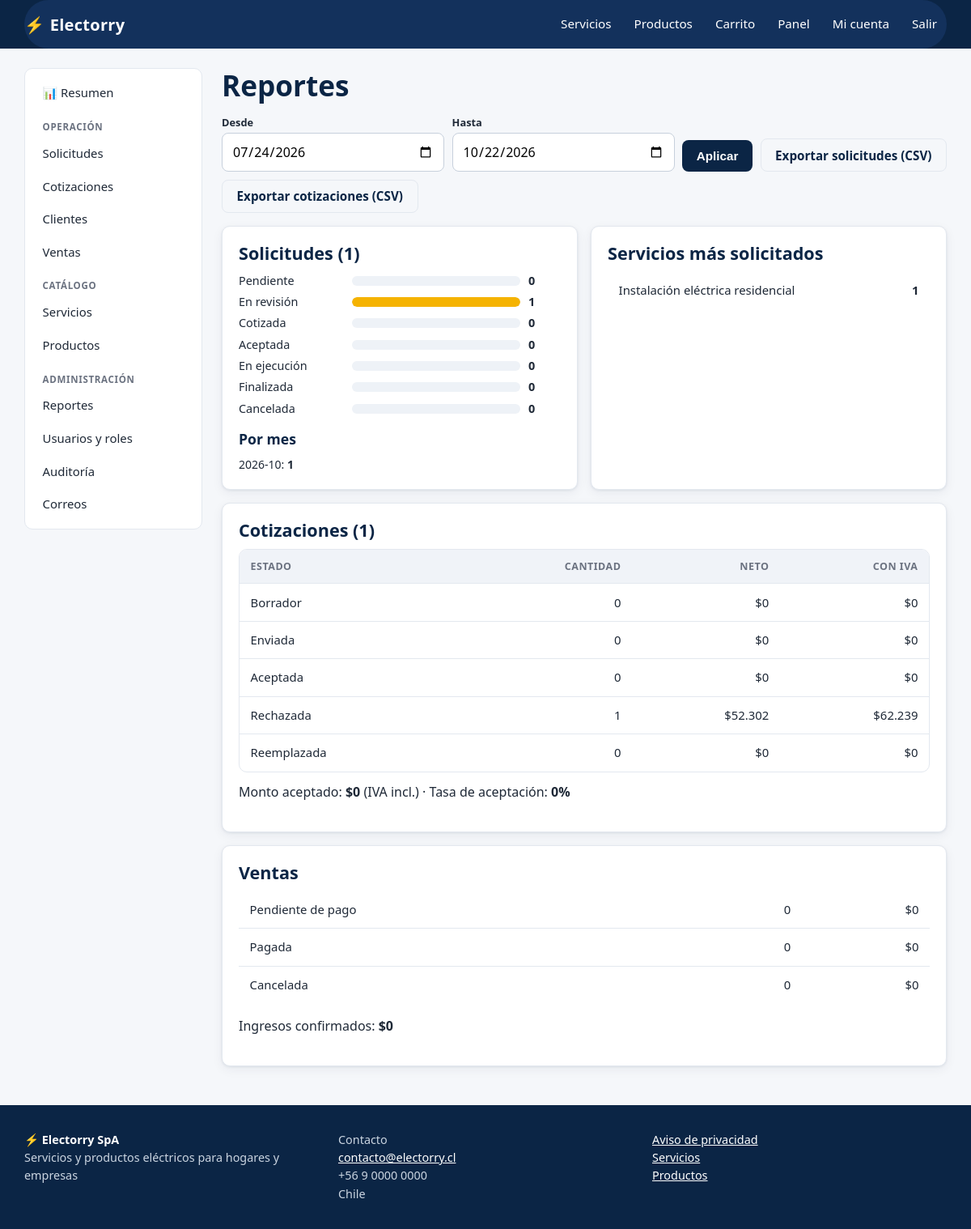
The page /panel/reportes/ (signed in) on the database its author committed.
### apps/usuarios/models.py (models this page shows, shortened)
class Usuario(AbstractUser):
    username = None
    email = models.EmailField("correo electrónico", unique=True)
    telefono = models.CharField("teléfono", max_length=20, blank=True)
    rol = models.CharField(max_length=10, choices=Rol.choices, default=Rol.CLIENTE, db_index=True)
    acepta_privacidad = models.BooleanField("acepta aviso de privacidad", default=False)
    fecha_privacidad = models.DateTimeField(null=True, blank=True)
    anonimizado = models.BooleanField(default=False)
    USERNAME_FIELD = "email"
    REQUIRED_FIELDS = []
    objects = UsuarioManager()
    class Meta:
        ordering = ["last_name", "first_name"]
        verbose_name = "usuario"
        verbose_name_plural = "usuarios"
    @property
    def es_admin(self):
        return self.rol == Rol.ADMIN
    @property
    def es_personal(self):
        return self.rol in (Rol.ADMIN, Rol.INTERNO)

### apps/catalogo/models.py (models this page shows, shortened)
class Servicio(models.Model):
    categoria = models.ForeignKey(CategoriaServicio, on_delete=models.PROTECT, related_name="servicios")
    nombre = models.CharField(max_length=150)
    slug = models.SlugField(max_length=170, unique=True, blank=True)
    resumen = models.CharField(max_length=250)
    descripcion = models.TextField()
    disponible = models.BooleanField("disponible", default=True)
    creado = models.DateTimeField(auto_now_add=True)
    actualizado = models.DateTimeField(auto_now=True)
    class Meta:
        ordering = ["categoria__orden", "nombre"]
        verbose_name = "servicio"
        verbose_name_plural = "servicios"
        indexes = [models.Index(fields=["disponible", "categoria"]), models.Index(fields=["nombre"])]

### apps/cotizaciones/models.py (models this page shows, shortened)
class Cotizacion(models.Model):
    solicitud = models.ForeignKey("solicitudes.SolicitudCotizacion", on_delete=models.PROTECT, related_name="cotizaciones")
    estado = models.CharField(max_length=12, choices=EstadoCotizacion.choices, default=EstadoCotizacion.BORRADOR, db_index=True)
    validez_hasta = models.DateField("válida hasta", null=True, blank=True)
    observaciones = models.TextField(blank=True)
    creada_por = models.ForeignKey(settings.AUTH_USER_MODEL, null=True, on_delete=models.SET_NULL, related_name="+")
    creada = models.DateTimeField(auto_now_add=True)
    actualizada = models.DateTimeField(auto_now=True)
    enviada_en = models.DateTimeField(null=True, blank=True)
    respondida_en = models.DateTimeField(null=True, blank=True)
    class Meta:
        ordering = ["-creada", "-id"]
        verbose_name = "cotización"
        verbose_name_plural = "cotizaciones"

### apps/reportes/views.py (the view, shortened to what this page needs)
# urls.py: path("reportes/", reportes.reporte, name="reportes"),
@rol_requerido(*SOLO_ADMIN)
def reporte(request):
    desde, hasta, inicio, fin = services.rango_fechas(_fecha(request.GET.get("desde")), _fecha(request.GET.get("hasta")))
    if desde > hasta:
        desde, hasta, inicio, fin = services.rango_fechas(hasta, desde)
    exportar = request.GET.get("exportar")
    solicitudes = services.resumen_solicitudes(inicio, fin)
    maximo = max([n for _, n in solicitudes["por_estado"]] or [1]) or 1
    return render(
        request,
        "reportes/reporte.html",
        {
            "desde": desde, "hasta": hasta, "solicitudes": solicitudes, "maximo": maximo,
            "cotizaciones": services.resumen_cotizaciones(inicio, fin),
            "ventas": services.resumen_ventas(inicio, fin),
        },
    )

### apps/core/context_processors.py (called while the page is built)
def sitio(request):
    carrito_items = 0
    carrito = request.session.get("carrito") if hasattr(request, "session") else None
    if carrito:
        carrito_items = sum(int(c) for c in carrito.values())
    return {
        "EMPRESA": settings.EMPRESA,
        "IVA": settings.IVA_PORCENTAJE,
        "carrito_items": carrito_items,
    }

### apps/core/permisos.py (called while the page is built)
def rol_requerido(*roles):
    def decorador(vista):
        @wraps(vista)
        def envoltura(request, *args, **kwargs):
            if not request.user.is_authenticated:
                return redirect_to_login(request.get_full_path())
            if request.user.rol not in roles:
                registrar_acceso_denegado(request)
                raise PermissionDenied
            return vista(request, *args, **kwargs)
        return envoltura
    return decorador

### apps/core/templatetags/electorry.py (called while the page is built)
@register.filter
def clp(valor):
    return formatear_clp(valor)

### apps/core/utils.py (called while the page is built)
def formatear_clp(valor):
    try:
        return "$" + f"{int(valor):,}".replace(",", ".")
    except (TypeError, ValueError):
        return "$0"

### apps/reportes/services.py (called while the page is built)
def rango_fechas(desde=None, hasta=None):
    hoy = timezone.localdate()
    hasta = hasta or hoy
    desde = desde or (hoy - timedelta(days=90))
    tz = timezone.get_current_timezone()
    inicio = timezone.make_aware(datetime.combine(desde, time.min), tz)
    fin = timezone.make_aware(datetime.combine(hasta + timedelta(days=1), time.min), tz)
    return desde, hasta, inicio, fin

def _con_iva(neto):
    v = Decimal(neto) * (Decimal(100 + settings.IVA_PORCENTAJE) / Decimal(100))
    return int(v.quantize(Decimal("1"), rounding=ROUND_HALF_UP))

def resumen_solicitudes(inicio, fin):
    qs = SolicitudCotizacion.objects.filter(creada__gte=inicio, creada__lt=fin)
    por_estado = {e: 0 for e, _ in Estado.choices}
    for fila in qs.values("estado").annotate(n=Count("id")):
        por_estado[fila["estado"]] = fila["n"]
    por_servicio = list(qs.values("servicio__nombre").annotate(n=Count("id")).order_by("-n", "servicio__nombre")[:10])
    por_mes = list(qs.annotate(mes=TruncMonth("creada")).values("mes").annotate(n=Count("id")).order_by("mes"))
    return {
        "total": sum(por_estado.values()),
        "por_estado": [(Estado(e).label, n) for e, n in por_estado.items()],
        "por_servicio": [(f["servicio__nombre"], f["n"]) for f in por_servicio],
        "por_mes": [(f["mes"].strftime("%Y-%m"), f["n"]) for f in por_mes],
    }

### apps/reportes/views.py (called while the page is built)
def _fecha(valor):
    try:
        return date.fromisoformat(valor)
    except (TypeError, ValueError):
        return None

### templates/reportes/reporte.html
{% extends "panel/base.html" %}{% load electorry %}
{% block panel %}
<h1>Reportes</h1>
<form class="filters no-print" method="get"><div><label for="desde">Desde</label><input id="desde" type="date" name="desde" value="{{ desde|date:'Y-m-d' }}"></div>
<div><label for="hasta">Hasta</label><input id="hasta" type="date" name="hasta" value="{{ hasta|date:'Y-m-d' }}"></div>
<div style="flex:0 0 auto"><button class="btn secondary" type="submit">Aplicar</button></div>
<div style="flex:0 0 auto"><a class="btn ghost" href="?desde={{ desde|date:'Y-m-d' }}&hasta={{ hasta|date:'Y-m-d' }}&exportar=solicitudes">Exportar solicitudes (CSV)</a></div>
<div style="flex:0 0 auto"><a class="btn ghost" href="?desde={{ desde|date:'Y-m-d' }}&hasta={{ hasta|date:'Y-m-d' }}&exportar=cotizaciones">Exportar cotizaciones (CSV)</a></div></form>
<div class="grid cols-2">
  <div class="card"><h2>Solicitudes ({{ solicitudes.total }})</h2>
    {% for etiqueta, n in solicitudes.por_estado %}<div class="bar-row"><span>{{ etiqueta }}</span><div class="bar"><span style="width:{% widthratio n maximo 100 %}%"></span></div><strong>{{ n }}</strong></div>{% endfor %}
    <h3 style="margin-top:1rem">Por mes</h3>{% for mes, n in solicitudes.por_mes %}<div class="small">{{ mes }}: <strong>{{ n }}</strong></div>{% empty %}<p class="muted small">Sin datos.</p>{% endfor %}</div>
  <div class="card"><h2>Servicios más solicitados</h2>
    <table><tbody>{% for nombre, n in solicitudes.por_servicio %}<tr><td>{{ nombre }}</td><td class="num"><strong>{{ n }}</strong></td></tr>{% empty %}<tr><td class="muted">Sin datos.</td></tr>{% endfor %}</tbody></table></div>
</div>
<div class="card"><h2>Cotizaciones ({{ cotizaciones.total }})</h2>
  <div class="table-wrap"><table><thead><tr><th>Estado</th><th class="num">Cantidad</th><th class="num">Neto</th><th class="num">Con IVA</th></tr></thead><tbody>
  {% for etiqueta, n, neto, total in cotizaciones.por_estado %}<tr><td>{{ etiqueta }}</td><td class="num">{{ n }}</td><td class="num">{{ neto|clp }}</td><td class="num">{{ total|clp }}</td></tr>{% endfor %}</tbody></table></div>
  <p style="margin-top:.8rem">Monto aceptado: <strong>{{ cotizaciones.monto_aceptado_total|clp }}</strong> (IVA incl.) · Tasa de aceptación: <strong>{% if cotizaciones.tasa_aceptacion is None %}—{% else %}{{ cotizaciones.tasa_aceptacion }}%{% endif %}</strong></p></div>
<div class="card"><h2>Ventas</h2>
  <table><tbody>{% for etiqueta, n, monto in ventas.por_estado %}<tr><td>{{ etiqueta }}</td><td class="num">{{ n }}</td><td class="num">{{ monto|clp }}</td></tr>{% endfor %}</tbody></table>
  <p>Ingresos confirmados: <strong>{{ ventas.ingresos|clp }}</strong></p></div>
{% endblock %}

### templates/base.html (shortened to what this page needs)
{% load static electorry %}<!doctype html>
<html lang="es">
<head>
  <link rel="stylesheet" href="{% static 'css/app.css' %}">
</head>
<body>
<header class="site-header">
  <div class="container bar" id="barra-navegacion">
    <a class="brand" href="{% url 'core:inicio' %}"><span class="bolt">⚡</span> Electorry</a>
    <nav class="nav" aria-label="Principal">
      <a href="{% url 'catalogo:lista' %}">Servicios</a>
      <a href="{% url 'tienda:lista' %}">Productos</a>
      <a href="{% url 'tienda:carrito' %}">Carrito{% if carrito_items %}<span class="badge-n">{{ carrito_items }}</span>{% endif %}</a>
      {% if user.is_authenticated %}
        {% if user.es_personal %}
          <a href="{% url 'panel:dashboard' %}">Panel</a>
        {% else %}
          <a href="{% url 'solicitudes:mis_solicitudes' %}">Mis solicitudes</a>
          <a href="{% url 'tienda:mis_compras' %}">Mis compras</a>
        {% endif %}
        <a href="{% url 'usuarios:perfil' %}">{{ user.first_name|default:"Mi cuenta" }}</a>
        <form method="post" action="{% url 'usuarios:logout' %}" style="display:inline">{% csrf_token %}<button class="linklike" type="submit" style="color:#fff;padding:.5rem .75rem">Salir</button></form>
      {% else %}
        <a href="{% url 'usuarios:login' %}">Ingresar</a>
        <a class="cta" href="{% url 'usuarios:registro' %}">Crear cuenta</a>
      {% endif %}
    </nav>
  </div>
</header>
<main id="contenido" class="container">
  {% block content %}{% endblock %}
</main>
<footer class="site-footer">
  <div class="container footer-grid">
    <div><strong style="color:#fff">⚡ {{ EMPRESA.nombre }}</strong><br>{{ EMPRESA.eslogan }}</div>
    <div>Contacto<br><a href="mailto:{{ EMPRESA.email }}">{{ EMPRESA.email }}</a><br>{{ EMPRESA.telefono }}<br>{{ EMPRESA.direccion }}</div>
    <div><a href="{% url 'core:privacidad' %}">Aviso de privacidad</a><br><a href="{% url 'catalogo:lista' %}">Servicios</a><br><a href="{% url 'tienda:lista' %}">Productos</a></div>
  </div>
</footer>
</body>
</html>

### static/css/app.css (style rules this page uses)
:root { --navy: #0b2545; --navy-2: #13315c; --amber: #f5b301; --amber-d: #d99a00; --ink: #1f2937; --muted: #6b7280; --bg: #f5f7fa; --card: #fff; --line: #e3e8ef; --ok: #15803d; --ok-bg: #dcfce7; --warn: #a16207; --warn-bg: #fef3c7; --err: #b91c1c; --err-bg: #fee2e2; --info: #1d4ed8; --info-bg: #dbeafe; --radius: 10px; --shadow: 0 1px 3px rgba(11,37,69,.08), 0 4px 14px rgba(11,37,69,.06); }
*, *::before, *::after { box-sizing: border-box; }
html { scroll-behavior: smooth; }
body { margin: 0; font: 16px/1.55 system-ui, -apple-system, "Segoe UI", Roboto, sans-serif; color: var(--ink); background: var(--bg); }
a { color: var(--navy-2); }
h1, h2, h3 { line-height: 1.2; color: var(--navy); margin: 0 0 .6rem; }
h1 { font-size: clamp(1.6rem, 3vw, 2.2rem); }
h2 { font-size: 1.35rem; }
h3 { font-size: 1.1rem; }
.container { width: min(1140px, 100% - 2rem); margin-inline: auto; }
.small { font-size: .875rem; }
.stack > * + * { margin-top: 1rem; }
.site-header { background: var(--navy); color: #fff; position: sticky; top: 0; z-index: 20; }
.site-header a { color: #fff; text-decoration: none; }
.site-header .bar { display: flex; align-items: center; gap: 1rem; min-height: 60px; }
#barra-navegacion { background-color: #13315c; }
.brand { font-weight: 800; font-size: 1.25rem; letter-spacing: .3px; display: flex; align-items: center; gap: .4rem; }
.brand .bolt { color: var(--amber); }
.nav { display: flex; gap: .25rem; align-items: center; margin-left: auto; flex-wrap: wrap; }
.nav a, .nav button.linklike { padding: .5rem .75rem; border-radius: 8px; color: #fff; font-size: .95rem; }
button.linklike { background: none; border: 0; cursor: pointer; font: inherit; }
main { padding: 1.5rem 0 3rem; min-height: 60vh; }
.site-footer { background: var(--navy); color: #cbd5e1; padding: 2rem 0; font-size: .9rem; }
.site-footer a { color: #fff; }
.footer-grid { display: grid; gap: 1.5rem; grid-template-columns: repeat(auto-fit, minmax(220px, 1fr)); }
.card { background: var(--card); border: 1px solid var(--line); border-radius: var(--radius); padding: 1.25rem; box-shadow: var(--shadow); }
.grid { display: grid; gap: 1rem; }
.grid.cols-2 { grid-template-columns: repeat(auto-fit, minmax(300px, 1fr)); }
.btn { display: inline-block; border: 0; cursor: pointer; background: var(--amber); color: var(--navy); font-weight: 700; padding: .65rem 1.1rem; border-radius: 8px; text-decoration: none; font-size: .95rem; line-height: 1.2; }
.btn.secondary { background: var(--navy); color: #fff; }
.btn.ghost { background: transparent; color: var(--navy); border: 1px solid var(--line); }
.field input:not([type=checkbox]):not([type=radio]):not([type=file]), .field select, .field textarea, .filters input, .filters select { width: 100%; padding: .6rem .75rem; border: 1px solid #c7d0dc; border-radius: 8px; font: inherit; background: #fff; }
.filters { display: flex; gap: .6rem; flex-wrap: wrap; align-items: end; margin-bottom: 1rem; }
.filters > div { flex: 1 1 150px; }
.filters label { font-size: .8rem; font-weight: 600; display: block; margin-bottom: .15rem; }
.table-wrap { overflow-x: auto; background: var(--card); border: 1px solid var(--line); border-radius: var(--radius); }
table { width: 100%; border-collapse: collapse; font-size: .93rem; }
th, td { padding: .7rem .85rem; text-align: left; border-bottom: 1px solid var(--line); vertical-align: top; }
th { background: #f0f3f8; font-size: .78rem; text-transform: uppercase; letter-spacing: .04em; color: var(--muted); white-space: nowrap; }
tr:last-child td { border-bottom: 0; }
td.num, th.num { text-align: right; white-space: nowrap; }
.bar-row { display: grid; grid-template-columns: 130px 1fr 40px; gap: .6rem; align-items: center; font-size: .9rem; margin: .25rem 0; }
.bar { background: #eef2f7; border-radius: 99px; height: 12px; overflow: hidden; }
.bar > span { display: block; height: 100%; background: var(--amber); border-radius: 99px; }

### rows shown on the page
Usuario: first_name "Mi cuenta"
Servicio: nombre "Instalación eléctrica residencial", n "1"
Cotizacion: estado "Rechazada", n "1", neto "$52.302", total "$62.239"

### other values the page prints
{{ solicitudes.total }} "1"
{{ etiqueta }} "Pendiente" "En revisión" "Cotizada" "Aceptada" "En ejecución" "Finalizada" "Cancelada"
{{ n }} "0" "1" "0" "0" "0" "0" "0"
{{ mes }} "2026-10"
{{ n }} "1"
{{ cotizaciones.total }} "1"
{{ etiqueta }} "Borrador" "Enviada" "Aceptada" "Reemplazada"
{{ n }} "0" "0" "0" "0"
{{ neto|clp }} "$0" "$0" "$0" "$0"
{{ total|clp }} "$0" "$0" "$0" "$0"
{{ cotizaciones.monto_aceptado_total|clp }} "$0"
{{ cotizaciones.tasa_aceptacion }} "0"
{{ etiqueta }} "Pendiente de pago" "Pagada" "Cancelada"
{{ n }} "0" "0" "0"
{{ monto|clp }} "$0" "$0" "$0"
